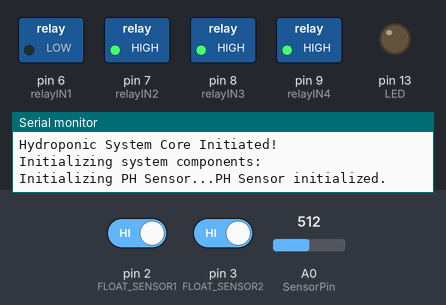
The sketch below on a simulated Arduino Uno, built with avr-gcc and run on an emulated ATmega328P. Parts: switched loads named in the sketch (green lamp = pin HIGH), output pins drawn as LEDs (lit = HIGH), the last lines printed to the serial monitor. Inputs (shaded band) come from the test bench; at power-on: pin 2 (FLOAT_SENSOR1) HIGH, pin 3 (FLOAT_SENSOR2) HIGH, A0 (SensorPin) = 512.

Above: at 1.5 s.
At 5.5 s:
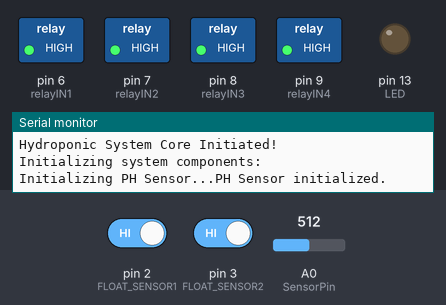
At 9.5 s:
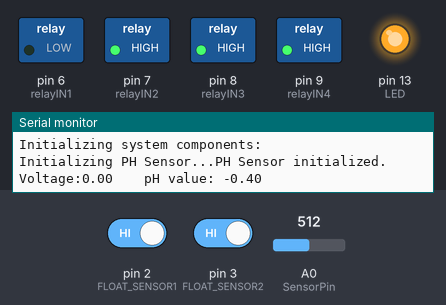
At 13.5 s:
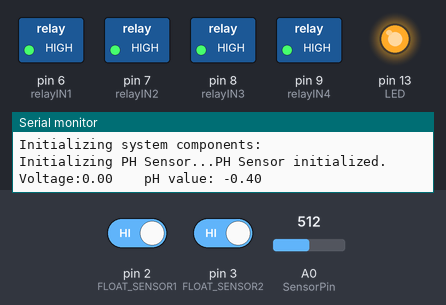
Timing chart, 0 to 20.9 s (numbered marks = the images above):
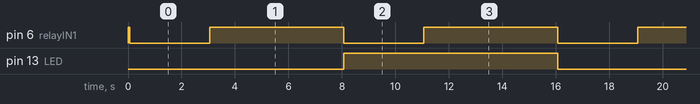

The sketch:

main.ino
```cpp
// Hydroponic System (Cost Effective Plant Growing Solution) - MESA National Submission
// THMS MESA Team: Rojina Khatri, Nadira Mitchell, Moses Osuna, George Testo (metro1102@gmail.com)
// Prototyping Started: Feburary 15, 2019

#include <Arduino.h>
#include "PH_Sensor.h"
/*#include "SD_Reader.h"
#include "WIFI_Transceiver.h"*/

int countingLoop;
int relayIN1 = 6;
int relayIN2 = 7;
int relayIN3 = 8;
int relayIN4 = 9;
int FLOAT_SENSOR1 = 2;
int FLOAT_SENSOR2 = 3;

void setup() {
  // Initialize relay pins as outputs:
  pinMode(relayIN1, OUTPUT);
  pinMode(relayIN2, OUTPUT);
  pinMode(relayIN3, OUTPUT);
  pinMode(relayIN4, OUTPUT);

  // Initialize floatswitch pins as inputs:
  pinMode(FLOAT_SENSOR1, INPUT_PULLUP);
  pinMode(FLOAT_SENSOR2, INPUT_PULLUP);

  // Disables all relay circuits:
  digitalWrite(relayIN1, HIGH);
  digitalWrite(relayIN2, HIGH);
  digitalWrite(relayIN3, HIGH);
  digitalWrite(relayIN4, HIGH);

  // Initialize serial communication:
  Serial.begin(9600);
  delay(10);
  Serial.println("Hydroponic System Core Initiated!");
  Serial.println("Initializing system components:");

  // Initializes system components:
  PH_initialize();
  /*SD_initialize();
  WIFI_initialize();*/
}

void loop() {
  // Check Floats:
  if(digitalRead(FLOAT_SENSOR1) == HIGH && digitalRead(FLOAT_SENSOR2) == LOW) {  // if both false
   digitalWrite(relayIN3, LOW);
   digitalWrite(relayIN4, LOW);
  }
  else {  // if either true
    // Turn off system & wait until loop is over:
    countingLoop = 0;
    digitalWrite(relayIN3, HIGH);
    digitalWrite(relayIN4, HIGH);
    while (countingLoop < 10) {
      functions();
      delay(1000*5);
      countingLoop = countingLoop + 1;
    }
    return;
  }

}

void functions()  {
  // Establish pH:
  PH_valuecalc();

  if (pHValue < 6) {  // if pH is low, dose 2ml of pH UP
    digitalWrite(relayIN1, LOW);
    delay(1000*3);
    digitalWrite(relayIN1, HIGH);
  }
  else {  // otherwise, do nothing
    digitalWrite(relayIN1, HIGH);
  }

  if (pHValue > 7) {  // if pH is high, dose 2ml of pH DOWN
    digitalWrite(relayIN2, LOW);
    delay(1000*3);
    digitalWrite(relayIN2, HIGH);
  }
  else { // otherwise, do nothing
    digitalWrite(relayIN2, HIGH);
  }

  /*// Save pH Data on an SD Card:
  SD_savingdata();

  // Listen for HTTP requests from clients:
  WIFI_webserver();*/
}
```

PH_Sensor.cpp
```cpp
#include "PH_Sensor.h"
#define SensorPin A0  // pH meter Analog output to Arduino Analog Input 0
#define Offset -0.40  // deviation compensate
#define LED 13
#define samplingInterval 20
#define printInterval 1000
#define ArrayLenth  40  // times of collection
int pHArray[ArrayLenth];  // Store the average value of the sensor feedback
int pHArrayIndex=0;
float pHValue,voltage;

void PH_initialize() {
  // Initialize the LED pin as an output:
  pinMode(LED, OUTPUT);
  Serial.print("Initializing PH Sensor...");
  delay(10);
  Serial.println("PH Sensor initialized.");
}

double avergearray(int* arr, int number){
  int i;
  int max,min;
  double avg;
  long amount=0;
  if(number<=0){
    Serial.println("Error number for the array to avraging!/n");
    return 0;
  }
  if(number<5){   //less than 5, calculated directly statistics
    for(i=0;i<number;i++){
      amount+=arr[i];
    }
    avg = amount/number;
    return avg;
  }else{
    if(arr[0]<arr[1]){
      min = arr[0];max=arr[1];
    }
    else{
      min=arr[1];max=arr[0];
    }
    for(i=2;i<number;i++){
      if(arr[i]<min){
        amount+=min;        //arr<min
        min=arr[i];
      }else {
        if(arr[i]>max){
          amount+=max;    //arr>max
          max=arr[i];
        }else{
          amount+=arr[i]; //min<=arr<=max
        }
      }//if
    }//for
    avg = (double)amount/(number-2);
  }//if
  return avg;
}

void PH_valuecalc()  {
  static unsigned long samplingTime = millis();
  static unsigned long printTime = millis();
  //static float pHValue,voltage;
  if(millis()-samplingTime > samplingInterval)  {
      pHArray[pHArrayIndex++]=analogRead(SensorPin);
      if(pHArrayIndex==ArrayLenth)pHArrayIndex=0;
      voltage = avergearray(pHArray, ArrayLenth)*5.0/1024;
      pHValue = 3.5*voltage+Offset;
      samplingTime=millis();
  }
  if(millis() - printTime > printInterval)  { //Every 1000 milliseconds, print a numerical, convert the state of the LED indicator
  Serial.print("Voltage:");
        Serial.print(voltage,2);
        Serial.print("    pH value: ");
  Serial.println(pHValue,2);
        digitalWrite(LED,digitalRead(LED)^1);
        printTime=millis();
  }
}
```

PH_Sensor.h
```cpp
#ifndef PH_Sensor_h
#define PH_Sensor_h
#include <Arduino.h>

extern float pHValue,voltage;

extern void PH_initialize();
extern void PH_valuecalc();

#endif
```

Measured:
- by itself, pin 6 (relayIN1): alternates HIGH for 5.0 s and LOW for 3.0 s
- by itself, pin 13 (LED): alternates HIGH for 8.0 s and LOW for 8.0 s
- by itself, everything shown: repeats every 16.0 s, in 4 steps
